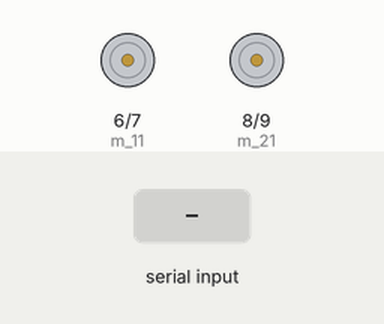
A sketch run on a simulated Arduino Uno, built with avr-gcc and run on an emulated ATmega328P. On the bench: motor-driver pin pairs drawn as motors (green arrow = first pin HIGH = forward, orange = second pin HIGH = backward, longer = more drive, scaled by the enable pin). Inputs (shaded band) come from the test bench.

Above: at 1.2 s.
1.3 s: "B" received over Serial
At 1.9 s:
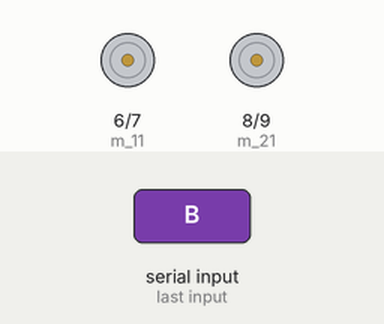
2.9 s: "F" received over Serial
At 4.3 s:
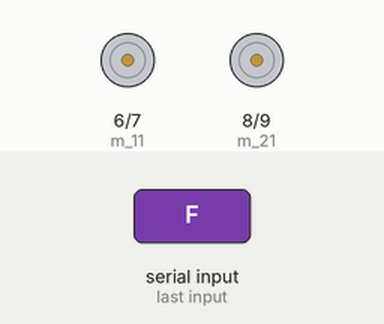
Timing chart, 0 to 5.9 s (numbered marks = the images above; inputs shaded):
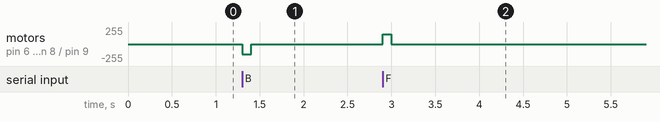

Measured:
- after the input at 1.3 s, motor on pin 6 (m_11) / pin 7 (m_12), motor on pin 8 (m_21) / pin 9 (m_22): stopped → backward 150/255 at once, → stopped 0.10 s later
- after the input at 2.9 s, motor on pin 6 (m_11) / pin 7 (m_12), motor on pin 8 (m_21) / pin 9 (m_22): stopped → forward 150/255 at once, → stopped 0.10 s later

The sketch:

motor_motion_serial_new.ino
```cpp
const int pwm_1 = 5;
const int m_11 = 6;
const int m_12 = 7;


const int m_21 = 8;
const int m_22 = 9;
const int pwm_2 = 10;

void setup()
{
  pinMode(pwm_1, OUTPUT);
  pinMode(m_11, OUTPUT);
  pinMode(m_12, OUTPUT);

  pinMode(pwm_2 , OUTPUT);
  pinMode(m_21, OUTPUT);
  pinMode(m_22, OUTPUT);
  Serial.begin(9600);
}

void global_init(int a_11, int a_12, int a_21, int a_22)
{
  analogWrite(pwm_1, 150);
  digitalWrite(m_11, a_11);
  digitalWrite(m_12, a_12);

  analogWrite(pwm_2, 150);
  digitalWrite(m_21, a_21);
  digitalWrite(m_22, a_22);
}

void forword(void)
{
  global_init(1,0, 1,0);
}

void backword(void)
{
  global_init(0,1, 0,1);
}
void all_stop(void)
{
  global_init(0,0, 0,0);
}
void f_r(void)
{
  global_init(0,0, 1,0);
}
void f_l(void)
{
  global_init(1,0, 0,0);
}

void b_r(void)
{
  global_init(0,0, 0,1);
}

void b_l(void)
{
  global_init(0,1, 0,0);
}


void loop()
{
  if(Serial.read()=='F')
  {
    forword();
    delay(100);
  }
  if(Serial.read()=='B')
  {
    backword();
    delay(100);
  }
  else
  {
    all_stop();
  }

}
```
